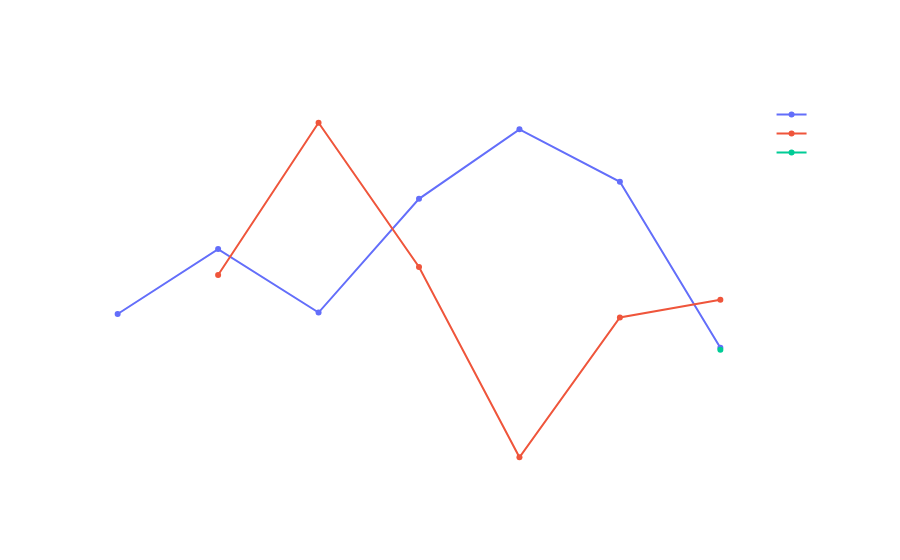

Notebook code for this chart:
### Code cell
lin_fig = go.Figure()

for topic in topic_df_overtime.topic.unique():
    lin_fig.add_trace(go.Scatter(
        x=topic_df_overtime[topic_df_overtime.topic == topic]['time'],
        y=topic_df_overtime[topic_df_overtime.topic == topic]['sentiment'],
        name=topic,
        connectgaps=True
    ))

lin_fig.update_layout(
    title="Sentiment by Topic Overtime",
    xaxis_title="Year",
    yaxis_title="Sentiment",
    paper_bgcolor='rgba(0,0,0,0)', 
    plot_bgcolor='rgba(0,0,0,0)',
    font_color='#FFFFFF'
)
# lin_fig.show() #comment this for flask app

### Figure 1 — Plotly figure (JSON) as saved in the notebook; plotly's stock layout.template omitted (floating-point values rounded to 4 significant figures)
{"data": [{"connectgaps": true, "name": "environment", "type": "scatter", "x": [2016, 2017, 2018, 2019, 2020, 2021, 2022], "y": [0.1972, 0.2864, 0.1991, 0.3555, 0.4512, 0.3791, 0.1507]}, {"connectgaps": true, "name": "health", "type": "scatter", "x": [2017, 2018, 2019, 2020, 2021, 2022], "y": [0.2507, 0.4603, 0.2618, 0, 0.1924, 0.2167]}, {"connectgaps": true, "name": "transport", "type": "scatter", "x": [2022], "y": [0.148]}], "layout": {"font": {"color": "#FFFFFF"}, "paper_bgcolor": "rgba(0,0,0,0)", "plot_bgcolor": "rgba(0,0,0,0)", "title": {"text": "Sentiment by Topic Overtime"}, "xaxis": {"title": {"text": "Year"}}, "yaxis": {"title": {"text": "Sentiment"}}}}
